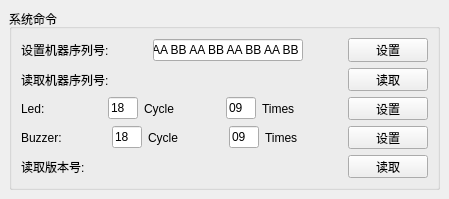
        <widget class="QWidget" name="systemTab">
         <attribute name="title">
          <string>系统命令</string>
         </attribute>
         <widget class="QGroupBox" name="commandBox">
          <property name="geometry">
           <rect>
            <x>9</x>
            <y>9</y>
            <width>431</width>
            <height>181</height>
           </rect>
          </property>
          <property name="title">
           <string>系统命令</string>
          </property>
          <layout class="QGridLayout" name="gridLayout_3">
           <item row="2" column="0">
            <layout class="QHBoxLayout" name="horizontalLayout_7">
             <item>
              <widget class="QLabel" name="label_3">
               <property name="text">
                <string>Led:   </string>
               </property>
              </widget>
             </item>
             <item>
              <spacer name="horizontalSpacer_4">
               <property name="orientation">
                <enum>Qt::Horizontal</enum>
               </property>
               <property name="sizeHint" stdset="0">
                <size>
                 <width>40</width>
                 <height>20</height>
                </size>
               </property>
              </spacer>
             </item>
             <item>
              <layout class="QHBoxLayout" name="horizontalLayout_5">
               <item>
                <widget class="QLineEdit" name="ledcycleEdit">
                 <property name="maximumSize">
                  <size>
                   <width>30</width>
                   <height>16777215</height>
                  </size>
                 </property>
                 <property name="text">
                  <string>18</string>
                 </property>
                </widget>
               </item>
               <item>
                <widget class="QLabel" name="label_4">
                 <property name="text">
                  <string>Cycle</string>
                 </property>
                </widget>
               </item>
              </layout>
             </item>
             <item>
              <spacer name="horizontalSpacer_2">
               <property name="orientation">
                <enum>Qt::Horizontal</enum>
               </property>
               <property name="sizeHint" stdset="0">
                <size>
                 <width>40</width>
                 <height>20</height>
                </size>
               </property>
              </spacer>
             </item>
             <item>
              <layout class="QHBoxLayout" name="horizontalLayout_6">
               <item>
                <widget class="QLineEdit" name="ledtimesEdit">
                 <property name="maximumSize">
                  <size>
                   <width>30</width>
                   <height>16777215</height>
                  </size>
                 </property>
                 <property name="text">
                  <string>09</string>
                 </property>
                </widget>
               </item>
               <item>
                <widget class="QLabel" name="label_5">
                 <property name="text">
                  <string>Times</string>
                 </property>
                </widget>
               </item>
              </layout>
             </item>
             <item>
              <spacer name="horizontalSpacer_3">
               <property name="orientation">
                <enum>Qt::Horizontal</enum>
               </property>
               <property name="sizeHint" stdset="0">
                <size>
                 <width>40</width>
                 <height>20</height>
                </size>
               </property>
              </spacer>
             </item>
             <item>
              <widget class="QPushButton" name="setledButton">
               <property name="text">
                <string>设置</string>
               </property>
              </widget>
             </item>
            </layout>
           </item>
           <item row="3" column="0">
            <layout class="QHBoxLayout" name="horizontalLayout_8">
             <item>
              <widget class="QLabel" name="label_6">
               <property name="text">
                <string>Buzzer:</string>
               </property>
              </widget>
             </item>
             <item>
              <spacer name="horizontalSpacer_5">
               <property name="orientation">
                <enum>Qt::Horizontal</enum>
               </property>
               <property name="sizeHint" stdset="0">
                <size>
                 <width>40</width>
                 <height>20</height>
                </size>
               </property>
              </spacer>
             </item>
             <item>
              <layout class="QHBoxLayout" name="horizontalLayout_9">
               <item>
                <widget class="QLineEdit" name="bzrcycleEdit">
                 <property name="maximumSize">
                  <size>
                   <width>30</width>
                   <height>16777215</height>
                  </size>
                 </property>
                 <property name="text">
                  <string>18</string>
                 </property>
                </widget>
               </item>
               <item>
                <widget class="QLabel" name="label_7">
                 <property name="text">
                  <string>Cycle</string>
                 </property>
                </widget>
               </item>
              </layout>
             </item>
             <item>
              <spacer name="horizontalSpacer_6">
               <property name="orientation">
                <enum>Qt::Horizontal</enum>
               </property>
               <property name="sizeHint" stdset="0">
                <size>
                 <width>40</width>
                 <height>20</height>
                </size>
               </property>
              </spacer>
             </item>
             <item>
              <layout class="QHBoxLayout" name="horizontalLayout_10">
               <item>
                <widget class="QLineEdit" name="bzrtimesEdit">
                 <property name="maximumSize">
                  <size>
                   <width>30</width>
                   <height>16777215</height>
                  </size>
                 </property>
                 <property name="text">
                  <string>09</string>
                 </property>
                </widget>
               </item>
               <item>
                <widget class="QLabel" name="label_8">
                 <property name="text">
                  <string>Times</string>
                 </property>
                </widget>
               </item>
              </layout>
             </item>
             <item>
              <spacer name="horizontalSpacer_7">
               <property name="orientation">
                <enum>Qt::Horizontal</enum>
               </property>
               <property name="sizeHint" stdset="0">
                <size>
                 <width>40</width>
                 <height>20</height>
                </size>
               </property>
              </spacer>
             </item>
             <item>
              <widget class="QPushButton" name="setbuzzerButton">
               <property name="text">
                <string>设置</string>
               </property>
              </widget>
             </item>
            </layout>
           </item>
           <item row="1" column="0">
            <layout class="QHBoxLayout" name="horizontalLayout_4">
             <item>
              <widget class="QLabel" name="label_2">
               <property name="text">
                <string>读取机器序列号:</string>
               </property>
              </widget>
             </item>
             <item>
              <spacer name="horizontalSpacer">
               <property name="orientation">
                <enum>Qt::Horizontal</enum>
               </property>
               <property name="sizeHint" stdset="0">
                <size>
                 <width>40</width>
                 <height>20</height>
                </size>
               </property>
              </spacer>
             </item>
             <item>
              <widget class="QPushButton" name="readsernumButton">
               <property name="text">
                <string>读取</string>
               </property>
              </widget>
             </item>
            </layout>
           </item>
           <item row="4" column="0">
            <layout class="QHBoxLayout" name="horizontalLayout_11">
             <item>
              <widget class="QLabel" name="label_9">
               <property name="text">
                <string>读取版本号:</string>
               </property>
              </widget>
             </item>
             <item>
              <spacer name="horizontalSpacer_8">
               <property name="orientation">
                <enum>Qt::Horizontal</enum>
               </property>
               <property name="sizeHint" stdset="0">
                <size>
                 <width>40</width>
                 <height>20</height>
                </size>
               </property>
              </spacer>
             </item>
             <item>
              <widget class="QPushButton" name="getverButton">
               <property name="text">
                <string>读取</string>
               </property>
              </widget>
             </item>
            </layout>
           </item>
           <item row="0" column="0">
            <layout class="QHBoxLayout" name="horizontalLayout_3">
             <item>
              <widget class="QLabel" name="label">
               <property name="text">
                <string>设置机器序列号:</string>
               </property>
              </widget>
             </item>
             <item>
              <spacer name="horizontalSpacer_10">
               <property name="orientation">
                <enum>Qt::Horizontal</enum>
               </property>
               <property name="sizeHint" stdset="0">
                <size>
                 <width>40</width>
                 <height>20</height>
                </size>
               </property>
              </spacer>
             </item>
             <item>
              <widget class="QLineEdit" name="sernumEdit">
               <property name="minimumSize">
                <size>
                 <width>150</width>
                 <height>0</height>
                </size>
               </property>
               <property name="text">
                <string>AA BB AA BB AA BB AA BB</string>
               </property>
              </widget>
             </item>
             <item>
              <spacer name="horizontalSpacer_9">
               <property name="orientation">
                <enum>Qt::Horizontal</enum>
               </property>
               <property name="sizeHint" stdset="0">
                <size>
                 <width>40</width>
                 <height>20</height>
                </size>
               </property>
              </spacer>
             </item>
             <item>
              <widget class="QPushButton" name="setsernumButton">
               <property name="text">
                <string>设置</string>
               </property>
              </widget>
             </item>
            </layout>
           </item>
           <item row="5" column="0">
            <spacer name="verticalSpacer_2">
             <property name="orientation">
              <enum>Qt::Vertical</enum>
             </property>
             <property name="sizeHint" stdset="0">
              <size>
               <width>20</width>
               <height>40</height>
              </size>
             </property>
            </spacer>
           </item>
          </layout>
         </widget>
        </widget>
